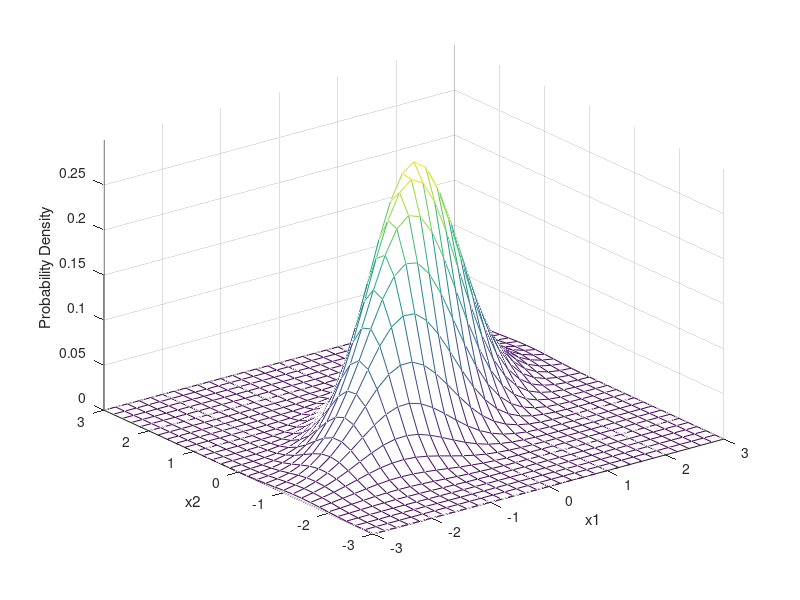

Write MATLAB code to recreate this figure. (Note: this script raises an error after producing the figure.)

mu = [0 0];
sigma = [1 0.45; 0.45 0.5];
x1 = -3:0.2:3;
x2 = -3:0.2:3;
[X1, X2] = meshgrid(x1, x2);
X = [X1(:) X2(:)];
y = mvnpdf(X,mu,sigma);
y = reshape(y,length(x2), length(x1));
figure
mesh(x1, x2, y)
axis([-3 3 -3 3 0 0.3])
zlabel('Probability Density')
xlabel('x1')
ylabel('x2')
alpha(0)
hold on
r = mvnrnd(mu,sigma,500);
plot(r(:,1),r(:,2),'.r')

sigma = [1 0; 0 1];
y = mvnpdf(X,mu,sigma);
y = reshape(y,length(x2), length(x1));
figure
mesh(x1, x2, y)
axis([-3 3 -3 3 0 0.3])
zlabel('Probability Density')
xlabel('x1')
ylabel('x2')
alpha(0)
hold on
r = mvnrnd(mu,sigma,500);
plot(r(:,1),r(:,2),'.r')